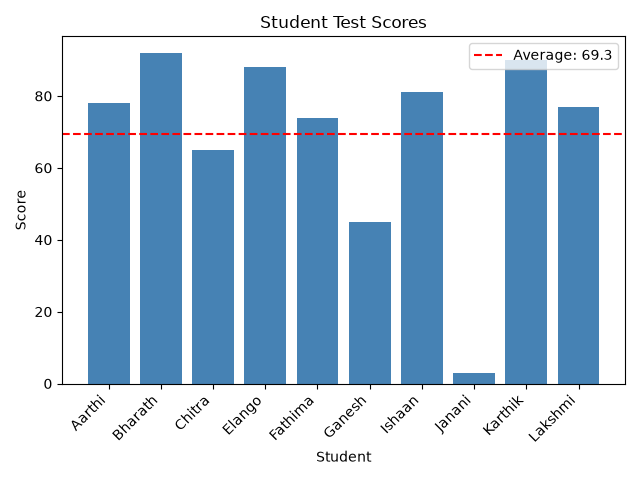

The script that saved this image:
import statistics
import requests
import matplotlib.pyplot as plt

API_URL = "http://localhost:8000/scores"


def fetch_scores():
    """GET the scores. Same reasoning as fetch_books in Q1: timeout so a
    stalled server can't hang the process, raise_for_status so a 404/500
    body never gets treated as data."""
    response = requests.get(API_URL, timeout=10)
    response.raise_for_status()
    return response.json()


def validate_scores(raw):
    """
    Split raw records into (clean, rejected).

    A score is valid only if it's present, numeric (int, float, or a string
    that parses as one), and within 0-100. Everything else is dropped and
    reported - not silently averaged away.
    """
    clean = []
    rejected = []

    for record in raw:
        name = record.get("student")
        score = record.get("score")

        if score is None:
            rejected.append((name, score, "missing"))
            continue

        try:
            score = float(score)
        except (TypeError, ValueError):
            rejected.append((name, score, "not numeric"))
            continue

        if not (0 <= score <= 100):
            rejected.append((name, score, "out of 0-100 range"))
            continue

        clean.append({"student": name, "score": score})

    return clean, rejected


def calculate_average(records):
    """Mean of the valid scores only."""
    scores = [r["score"] for r in records]
    return sum(scores) / len(scores)


def plot_scores(records, average):
    """Bar chart of valid scores with the average marked as a dashed line."""
    names = [r["student"] for r in records]
    scores = [r["score"] for r in records]

    fig, ax = plt.subplots()
    ax.bar(names, scores, color="steelblue")
    ax.axhline(y=average, color="red", linestyle="--", label=f"Average: {average:.1f}")
    ax.set_xlabel("Student")
    ax.set_ylabel("Score")
    ax.set_title("Student Test Scores")
    ax.legend()
    plt.xticks(rotation=45, ha="right")
    fig.tight_layout()

    fig.savefig("scores_chart.png")
    plt.show()


def main():
    raw = fetch_scores()
    clean, rejected = validate_scores(raw)

    print(f"Fetched {len(raw)} records, {len(clean)} valid, {len(rejected)} rejected")
    for name, score, reason in rejected:
        print(f"  dropped {name!r} (score={score!r}): {reason}")

    average = calculate_average(clean)
    median = statistics.median(r["score"] for r in clean)
    print(f"\naverage: {average:.2f}")
    print(f"median:  {median:.2f}")

    plot_scores(clean, average)


if __name__ == "__main__":
    main()
